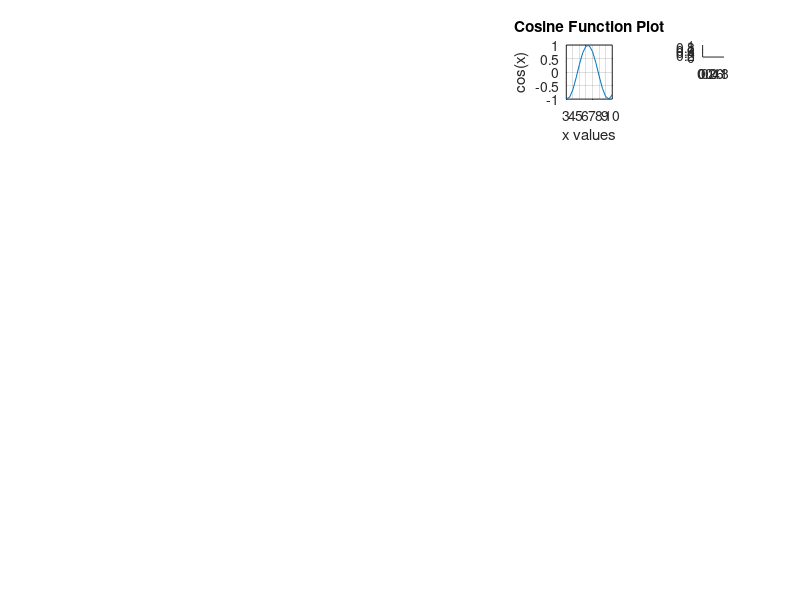

Source code (MATLAB):
%unit step function
x = 10:.5:30;
y = (x>=16);
stem(x, y);
title('Logical Comparison Plot');
xlabel('x values');
ylabel('y = (x == 16)');
grid on;
% sin and cosine function plot 
x=3:0.5:10;
y=sin(x);
disp(y);
subplot(5,6,5);
y2 = cos(x);
plot(x, y2);
title('Cosine Function Plot');
xlabel('x values');
ylabel('cos(x)');
grid on;
subplot(5,6,6);
plot(x,y);
title('Sine Function Plot');
xlabel('x values');
ylabel('sin(x)');
grid on;
subplot(10,10,10);
